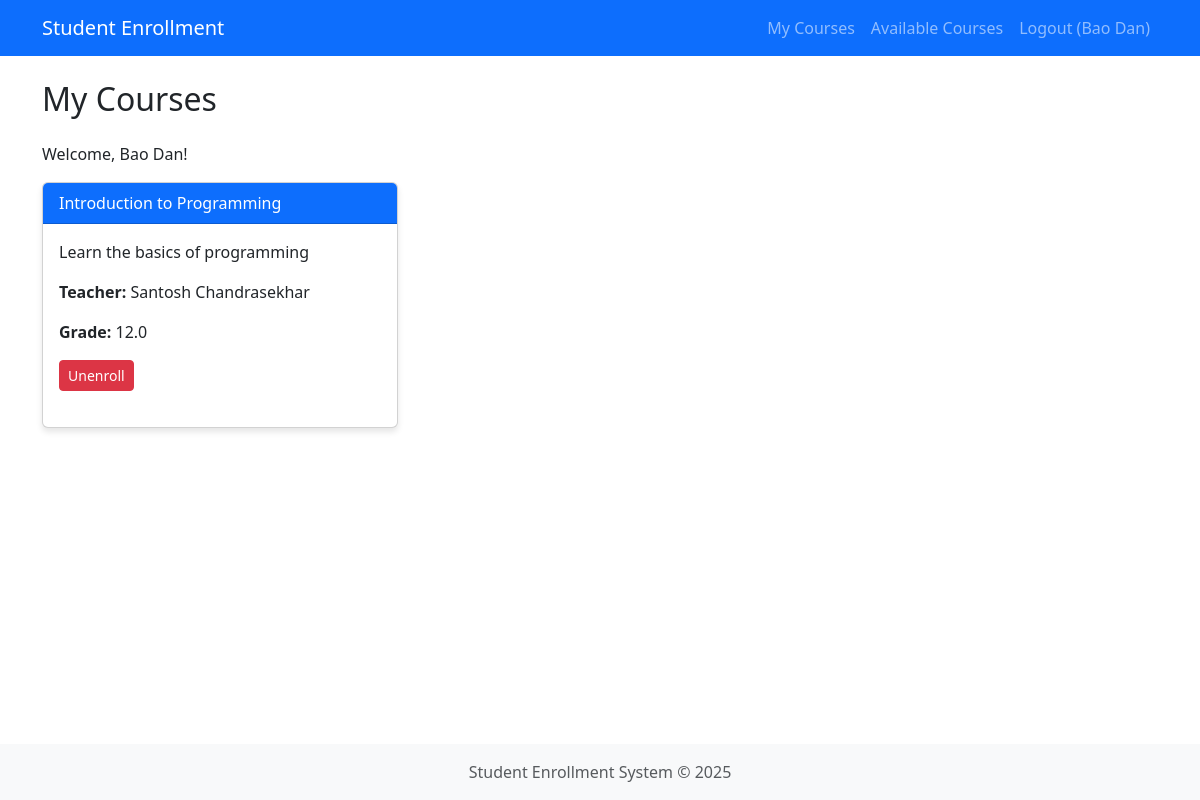
The app's page /student/dashboard (signed in) with its own data.
### app.py (models this page shows, shortened)
class User(db.Model, UserMixin):
    id = db.Column(db.Integer, primary_key=True)
    email = db.Column(db.String(100), unique=True, nullable=False)
    name = db.Column(db.String(100), nullable=False)
    password = db.Column(db.String(200), nullable=False)
    role_id = db.Column(db.Integer, db.ForeignKey('role.id'), nullable=False)
    created_at = db.Column(db.DateTime, default=datetime.now)
    courses_teaching = db.relationship('Course', backref='teacher', lazy=True,
                                      cascade="all, delete-orphan")
    enrollments = db.relationship('Enrollment', backref='student', lazy=True,
                                 cascade="all, delete-orphan",
                                 primaryjoin="User.id==Enrollment.student_id")

class Course(db.Model):
    id = db.Column(db.Integer, primary_key=True)
    name = db.Column(db.String(100), nullable=False)
    description = db.Column(db.Text, nullable=True)
    capacity = db.Column(db.Integer, default=30)
    teacher_id = db.Column(db.Integer, db.ForeignKey('user.id'), nullable=True)
    created_at = db.Column(db.DateTime, default=datetime.now)
    enrollments = db.relationship('Enrollment', backref='course', lazy=True, cascade="all, delete-orphan")

class Enrollment(db.Model):
    id = db.Column(db.Integer, primary_key=True)
    student_id = db.Column(db.Integer, db.ForeignKey('user.id'), nullable=False)
    course_id = db.Column(db.Integer, db.ForeignKey('course.id'), nullable=False)
    grade = db.Column(db.Float, nullable=True)
    enrollment_date = db.Column(db.DateTime, default=datetime.now)

### app.py (the view)
@app.route('/student/dashboard')
@login_required
@role_required('student')
def student_dashboard():
    enrollments = Enrollment.query.filter_by(student_id=current_user.id).all()
    enrolled_courses = [enrollment.course for enrollment in enrollments]
    return render_template('student/dashboard.html',
                           courses=enrolled_courses)

### app.py (called while the page is built)
@login_manager.user_loader
def load_user(user_id):
    return User.query.get(int(user_id))

def role_required(role_name):
    def decorator(f):
        @wraps(f)
        def decorated_function(*args, **kwargs):
            if not current_user.is_authenticated:
                return redirect(url_for('login'))
            if not current_user.role or current_user.role.name != role_name:
                flash('You do not have permission to access this page.', 'danger')
                return redirect(url_for('dashboard'))
            return f(*args, **kwargs)
        return decorated_function
    return decorator

### templates/student/dashboard.html (shortened to what this page needs)
{% extends 'base.html' %}
{% block content %}
<h2 class="mb-4">My Courses</h2>
<p>Welcome, {{ current_user.name }}!</p>
{% if courses %}
    <div class="row">
        {% for course in courses %}
            <div class="col-md-4 mb-4">
                <div class="card h-100">
                    <div class="card-header bg-primary text-white">
                        {{ course.name }}
                    </div>
                    <div class="card-body">
                        <p>{{ course.description }}</p>
                        <p><strong>Teacher:</strong> {{ course.teacher.name }}</p>
                        {% for enrollment in current_user.enrollments %}
                            {% if enrollment.course_id == course.id %}
                                <p>
                                    <strong>Grade:</strong>
                                    {% if enrollment.grade %}
                                        {{ enrollment.grade }}
                                    {% else %}
                                        Not graded yet
                                    {% endif %}
                                </p>
                                <form method="POST" action="{{ url_for('unenroll_course', course_id=course.id) }}"
                                      onsubmit="return confirm('Are you sure you want to unenroll from this course?');">
                                    <button type="submit" class="btn btn-danger btn-sm">Unenroll</button>
                                </form>
                            {% endif %}
                        {% endfor %}
                    </div>
                </div>
            </div>
        {% endfor %}
    </div>
{% else %}
    <div class="alert alert-info">
        You are not enrolled in any courses yet. <a href="{{ url_for('student_courses') }}">Browse available courses</a>.
    </div>
{% endif %}
{% endblock %}

### templates/base.html (shortened to what this page needs)
<!DOCTYPE html>
<html lang="en">
<head>
    <link href="https://cdn.jsdelivr.net/npm/bootstrap@5.3.0-alpha1/dist/css/bootstrap.min.css" rel="stylesheet">
</head>
<body>
    <nav class="navbar navbar-expand-lg navbar-dark bg-primary">
        <div class="container">
            <a class="navbar-brand" href="{{ url_for('dashboard') }}">Student Enrollment</a>
            <div class="collapse navbar-collapse" id="navbarNav">
                <ul class="navbar-nav ms-auto">
                    {% if current_user.is_authenticated %}
                        {% if current_user.role %}
                            {% if current_user.role.name == 'student' %}
                                <li class="nav-item">
                                    <a class="nav-link" href="{{ url_for('student_dashboard') }}">My Courses</a>
                                </li>
                                <li class="nav-item">
                                    <a class="nav-link" href="{{ url_for('student_courses') }}">Available Courses</a>
                                </li>
                            {% elif current_user.role.name == 'teacher' %}
                                <li class="nav-item">
                                    <a class="nav-link" href="{{ url_for('teacher_dashboard') }}">My Classes</a>
                                </li>
                            {% elif current_user.role.name == 'admin' %}
                                <li class="nav-item">
                                    <a class="nav-link" href="{{ url_for('admin.index') }}">Admin Panel</a>
                                </li>
                            {% endif %}
                        {% endif %}
                        <li class="nav-item">
                            <a class="nav-link" href="{{ url_for('logout') }}">Logout ({{ current_user.name }})</a>
                        </li>
                    {% endif %}
                </ul>
            </div>
        </div>
    </nav>
    <main class="container py-4">
        {% block content %}{% endblock %}
    </main>
    <footer class="text-center text-muted">
        <div class="container">
            <p class="mb-0">Student Enrollment System &copy; 2025</p>
        </div>
    </footer>
</body>
</html>

### templates/base.html (style rules this page uses)
body { min-height: 100vh; display: flex; flex-direction: column; }
main { flex: 1; }
footer { margin-top: auto; padding: 1rem 0; background-color: #f8f9fa; }
.card { margin-bottom: 20px; box-shadow: 0 4px 6px rgba(0,0,0,0.1); }

### records on screen
User: name "Bao Dan"
Course: name "Introduction to Programming", description "Learn the basics of programming", teacher.name "Santosh Chandrasekhar"
Enrollment: grade "12.0"
